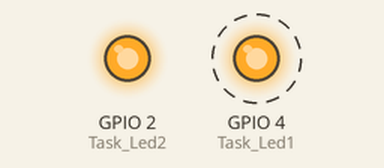
Bench run of a program on a simulated ESP32. Parts: output pins drawn as LEDs (lit = HIGH). Dashed ring = blinking.

Above: at 0.2 s.
At 9.2 s:
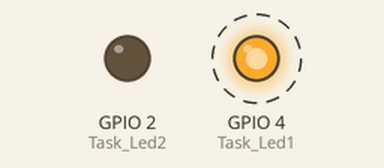
Timing chart, 0 to 10.4 s (numbered marks = the images above):
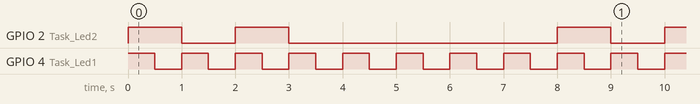

The program:

main.cpp
```cpp
#include <Arduino.h>

void Task_Led1(void *param);
void Task_Led2(void *param);
SemaphoreHandle_t mutex;

TaskHandle_t Led1;
TaskHandle_t Led2;
void setup() {
  // put your setup code here, to run once:
  pinMode(4,OUTPUT);
  pinMode(4,OUTPUT);
  Serial.begin(115200);
  xTaskCreatePinnedToCore(Task_Led1,"Task1",5000,NULL,1,&Led1, 0);
  xTaskCreatePinnedToCore(Task_Led2,"Task2",5000,NULL,1,&Led2, 0);
}

void loop() {
  // No Code
}

void Task_Led1(void *param){
  (void) param;
  pinMode(4, OUTPUT);
  int x = 0;
  while (1)
  {
    x++;
    digitalWrite(4,HIGH);
    vTaskDelay(500/portTICK_PERIOD_MS);
    digitalWrite(4,LOW);
    vTaskDelay(500/portTICK_PERIOD_MS);
    if (x == 4)
    {
      vTaskSuspend(Led2);
    }
    if (x >= 8)
    {
      vTaskResume(Led2);
      x = 0;
    }

  }

}
void Task_Led2(void *param){
  (void) param;
  pinMode(2, OUTPUT);
  while (1)
  {
    digitalWrite(2,HIGH);
    vTaskDelay(1000/portTICK_PERIOD_MS);
    digitalWrite(2,LOW);
    vTaskDelay(1000/portTICK_PERIOD_MS);
  }
}
```

Measured:
- by itself, GPIO 2 (Task_Led2): repeats every 8.0 s: LOW 1.0 s, HIGH 1.0 s, LOW 5.0 s, HIGH 1.0 s
- by itself, GPIO 4 (Task_Led1): alternates HIGH for 0.50 s and LOW for 0.50 s
- by itself, everything shown: repeats every 8.0 s, in 16 steps
